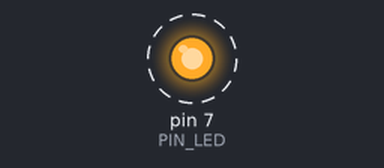
A sketch run on a simulated Arduino Uno, built with avr-gcc and run on an emulated ATmega328P. Parts: output pins drawn as LEDs (lit = HIGH). Dashed ring = blinking. At 2.2 s the program stops and its outputs stay as they are.

Above: at 1.05 s.
Timing chart, 0 to 3.7 s (numbered marks = the images above):
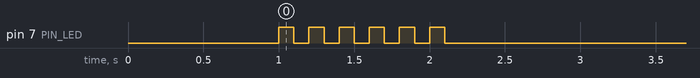

Measured:
- by itself, pin 7 (PIN_LED): alternates HIGH for 0.10 s and LOW for 0.10 s, 12 changes in all, then stays LOW

The sketch:

05_practice_2.ino
```cpp
#define PIN_LED 7
#define ON 0
#define OFF 1
void setup()
{
    pinMode(PIN_LED, OUTPUT);
    Serial.begin(115200);
    while (!Serial) {}
    digitalWrite(PIN_LED, ON);
    delay(1000);
}
void loop()
{
    int i;
    for (i = 0; i <= 5; i++)
    {
        digitalWrite(PIN_LED, OFF);
        delay(100);
        digitalWrite(PIN_LED, ON);
        delay(100);
    }
    while (true) {}
}
```
